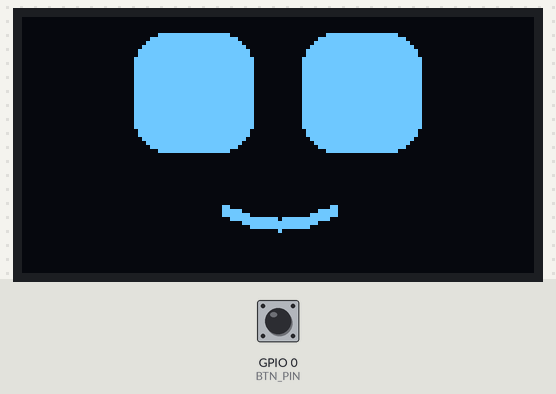
The sketch below on a simulated ESP32. Shown: 128×64 one-colour display. The test bench sets the inputs (shaded band); at power-on: GPIO 0 (BTN_PIN) HIGH. Random numbers use the default seed unless the sketch sets one; what the sketch prints to the serial monitor is not drawn.

Above: at 1.2 s.
1.3 s: GPIO 0 (BTN_PIN) pulled LOW for 0.15 s
At 1.75 s:
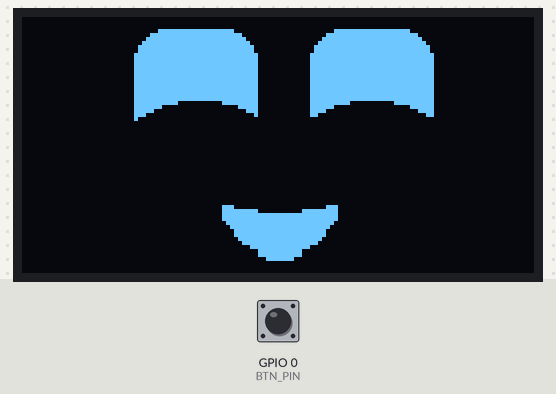
2.0 s: GPIO 0 (BTN_PIN) pulled LOW for 1 s
At 3.9 s:
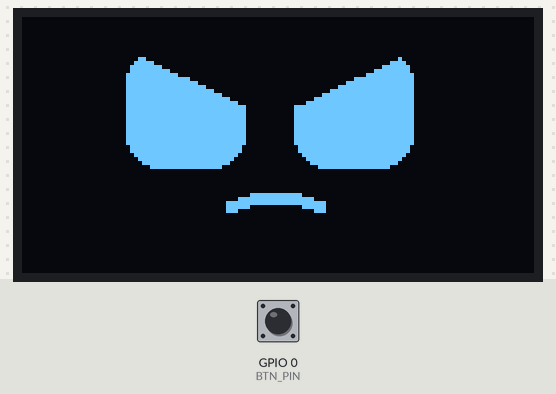
4.5 s: GPIO 0 (BTN_PIN) pulled LOW for 0.15 s
At 5.9 s:
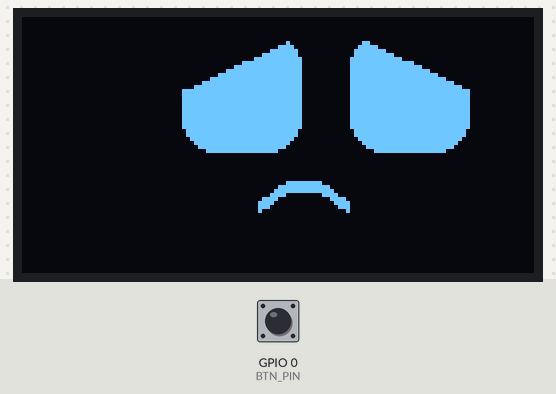
6.2 s: GPIO 0 (BTN_PIN) pulled LOW for 3.2 s
At 10.2 s:
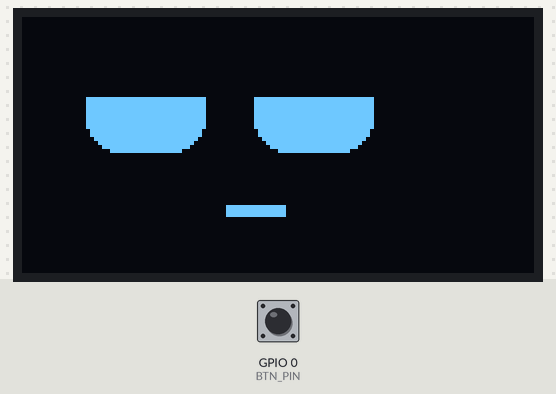
Timing chart, 0 to 11.0 s (numbered marks = the images above; inputs shaded):
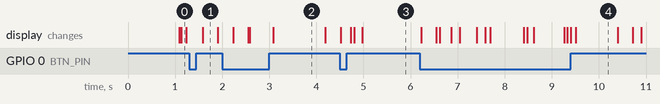

Measured:
- after the input at 1.3 s, the display: changes after 0.29 s (image 1)
- what the display in image 4 shows lasts 0.9 s, from 9.5 s to 10.4 s

The sketch:

robot_face.ino
```cpp
/*
 * 機器人動態表情（眼睛 + 嘴巴）Robot Face
 * 硬體：ESP32 + 1.3 吋 OLED (SH1106, I2C)
 * 接線：VCC→3V3、GND→GND、SCL→D22、SDA→D21
 *
 * 功能：
 *  - 自動眨眼、眼睛隨機看來看去，嘴巴會跟著臉一起微微轉向
 *  - 6 種表情，眼睛和嘴巴會平滑變形過去：
 *      一般(微笑)、開心(張嘴大笑)、生氣、難過、想睡、驚訝(O 型嘴)
 *  - 每 5 秒自動換表情；按板子上的 BOOT 鍵可立即切換下一個
 *
 * 若畫面右側有雜點，把下面的 SH1106 改成 SSD1306
 */

#include <U8g2lib.h>
#include <Wire.h>
#include <math.h>

U8G2_SH1106_128X64_NONAME_F_HW_I2C u8g2(U8G2_R0, U8X8_PIN_NONE);

const int BTN_PIN = 0;   // 板子上的 BOOT 鍵 = GPIO0，按下時為 LOW

// ===== 版面位置 =====
const float EYE_Y   = 21;   // 眼睛中心高度
const float EYE_GAP = 12;   // 兩眼間距
const float MOUTH_Y = 47;   // 嘴巴中心高度

// ===== 表情定義 =====
enum Mood { NORMAL, HAPPY, ANGRY, SAD, TIRED, SURPRISED, MOOD_COUNT };
const char* moodName[] = {"NORMAL", "HAPPY", "ANGRY", "SAD", "TIRED", "SURPRISED"};

// 每種表情的「目標外型」
// 嘴巴用上唇、下唇兩條曲線描述：數字 > 0 中間往下彎(笑)，< 0 中間往上拱(哭)
// 上下唇差距越大，嘴巴張越開；round = 1 時變成圓形(O 型嘴)
struct Face {
  float eyeW, eyeH;          // 眼睛寬、高
  float mouthW;              // 嘴巴寬
  float mouthTop, mouthBot;  // 上唇、下唇彎曲量
  float mouthRound;          // 0 = 一般曲線，1 = 圓形
};

const Face faces[MOOD_COUNT] = {
  // eyeW eyeH  mouthW  top  bot  round
  {  30,  30,    28,     4,   4,   0 },   // NORMAL    微笑
  {  32,  30,    30,     2,  12,   0 },   // HAPPY     張嘴大笑
  {  30,  30,    24,    -3,  -3,   0 },   // ANGRY     嘴角往下
  {  30,  30,    22,    -6,  -6,   0 },   // SAD       明顯的倒 U
  {  30,  24,    14,     0,   0,   0 },   // TIRED     一字小嘴
  {  34,  34,    16,    -7,   7,   1 },   // SURPRISED O 型嘴
};

Mood mood = NORMAL;

// ===== 動畫參數（目前值 → 目標值，每格慢慢靠近）=====
float eyeW = 30, eyeH = 30;
float lookX = 0, lookY = 0, tLookX = 0, tLookY = 0;
float eyeOpen = 1, tEyeOpen = 1;
float moodAmt = 0;   // 眼睛表情遮罩出現程度 0→1
float mouthW = 28, mouthTop = 4, mouthBot = 4, mouthRound = 0;
bool blinking = false;

unsigned long nextBlink = 0, nextLook = 0, nextMood = 0;
bool lastBtn = HIGH;

float approach(float cur, float target, float speed) {
  return cur + (target - cur) * speed;
}

void setMood(Mood m) {
  mood = m;
  moodAmt = 0;
  Serial.print("Mood: ");
  Serial.println(moodName[m]);
}

// ===== 畫眼睛；side = -1 左眼、+1 右眼 =====
void drawEye(float cx, float cy, int side) {
  int w = (int)eyeW;
  int h = (int)(eyeH * eyeOpen);
  if (h < 2) h = 2;

  int left = (int)(cx - w / 2.0);
  int top = (int)(cy - h / 2.0);
  int right = left + w;
  int bottom = top + h;

  // 1) 白色圓角眼睛
  int r = (w < h ? w : h) / 2 - 1;
  if (r > 8) r = 8;
  u8g2.setDrawColor(1);
  if (r >= 1) u8g2.drawRBox(left, top, w, h, r);
  else        u8g2.drawBox(left, top, w, h);

  // 2) 用黑色挖掉一部分做出表情
  u8g2.setDrawColor(0);
  int d = (int)(h * 0.5 * moodAmt);

  switch (mood) {
    case HAPPY: {   // 下方挖橢圓 → ^ ^ 笑眼
      int ry = (int)(h * 0.6 * moodAmt);
      if (ry > 0) u8g2.drawFilledEllipse((int)cx, bottom + 2, w / 2 + 6, ry);
      break;
    }
    case ANGRY:     // 內側上角斜切
      if (d > 0) u8g2.drawTriangle(left - 1, top - 1, right + 1, top - 1,
                                   side < 0 ? right + 1 : left - 1, top + d);
      break;
    case SAD:       // 外側上角斜切
      if (d > 0) u8g2.drawTriangle(left - 1, top - 1, right + 1, top - 1,
                                   side < 0 ? left - 1 : right + 1, top + d);
      break;
    case TIRED: {   // 上眼皮蓋下來
      int lid = (int)(h * 0.45 * moodAmt);
      if (lid > 0) u8g2.drawBox(left, top, w, lid);
      break;
    }
    default:
      break;
  }
  u8g2.setDrawColor(1);
}

// ===== 畫嘴巴：逐欄畫直線，把上唇到下唇之間填滿 =====
void drawMouth(float mx, float my, float extraBot) {
  float halfW = mouthW / 2;
  int half = (int)halfW;
  for (int x = -half; x <= half; x++) {
    float t = x / halfW;                 // -1(左嘴角) ~ 1(右嘴角)
    if (t > 1) t = 1;
    if (t < -1) t = -1;
    float para = 1 - t * t;              // 拋物線：一般嘴型
    float circ = sqrtf(1 - t * t);       // 半圓：O 型嘴
    float f = para + (circ - para) * mouthRound;

    float yT = my + mouthTop * f;
    float yB = my + (mouthBot + extraBot) * f;
    float y1 = fminf(yT, yB);
    float y2 = fmaxf(yT, yB) + 3;        // 線條粗 3px
    int len = (int)(y2 - y1 + 0.5f);
    if (len < 1) len = 1;
    u8g2.drawVLine((int)(mx + x), (int)y1, len);
  }
}

void drawFace() {
  u8g2.clearBuffer();

  float cy = EYE_Y + lookY;
  float lcx = 64 - EYE_GAP / 2 - eyeW / 2 + lookX;
  float rcx = 64 + EYE_GAP / 2 + eyeW / 2 + lookX;
  drawEye(lcx, cy, -1);
  drawEye(rcx, cy, 1);

  // 開心時嘴巴會微微彈跳，像在笑
  float bounce = 0;
  if (mood == HAPPY) bounce = sinf(millis() / 120.0f) * 1.5f * moodAmt;

  // 嘴巴最後畫，才不會被眼睛的黑色遮罩蓋掉
  drawMouth(64 + lookX * 0.5f, MOUTH_Y, bounce);

  u8g2.sendBuffer();
}

void setup() {
  Serial.begin(115200);
  pinMode(BTN_PIN, INPUT_PULLUP);
  u8g2.setBusClock(400000);   // I2C 加速到 400kHz，動畫才順
  u8g2.begin();
  setMood(NORMAL);

  unsigned long now = millis();
  nextBlink = now + 2000;
  nextLook = now + 1000;
  nextMood = now + 5000;
}

void loop() {
  unsigned long now = millis();

  // --- BOOT 鍵：按一下換下一個表情 ---
  bool btn = digitalRead(BTN_PIN);
  if (lastBtn == HIGH && btn == LOW) {
    setMood((Mood)((mood + 1) % MOOD_COUNT));
    nextMood = now + 8000;
  }
  lastBtn = btn;

  // --- 自動換表情 ---
  if (now >= nextMood) {
    setMood((Mood)((mood + 1) % MOOD_COUNT));
    nextMood = now + 5000;
  }

  // --- 隨機眨眼 ---
  if (!blinking && now >= nextBlink) {
    tEyeOpen = 0;
    blinking = true;
  }
  if (blinking && eyeOpen < 0.1) {
    tEyeOpen = 1;
    blinking = false;
    nextBlink = now + random(2000, 5000);
  }

  // --- 隨機看來看去 ---
  if (now >= nextLook) {
    tLookX = random(-14, 15);
    tLookY = random(-3, 4);
    nextLook = now + random(1000, 3000);
  }

  // --- 所有數值往目標靠近 ---
  const Face& f = faces[mood];
  eyeW       = approach(eyeW, f.eyeW, 0.25);
  eyeH       = approach(eyeH, f.eyeH, 0.25);
  mouthW     = approach(mouthW, f.mouthW, 0.2);
  mouthTop   = approach(mouthTop, f.mouthTop, 0.2);
  mouthBot   = approach(mouthBot, f.mouthBot, 0.2);
  mouthRound = approach(mouthRound, f.mouthRound, 0.2);
  lookX      = approach(lookX, tLookX, 0.2);
  lookY      = approach(lookY, tLookY, 0.2);
  eyeOpen    = approach(eyeOpen, tEyeOpen, 0.5);
  moodAmt    = approach(moodAmt, 1, 0.2);

  drawFace();
  delay(10);
}
```
